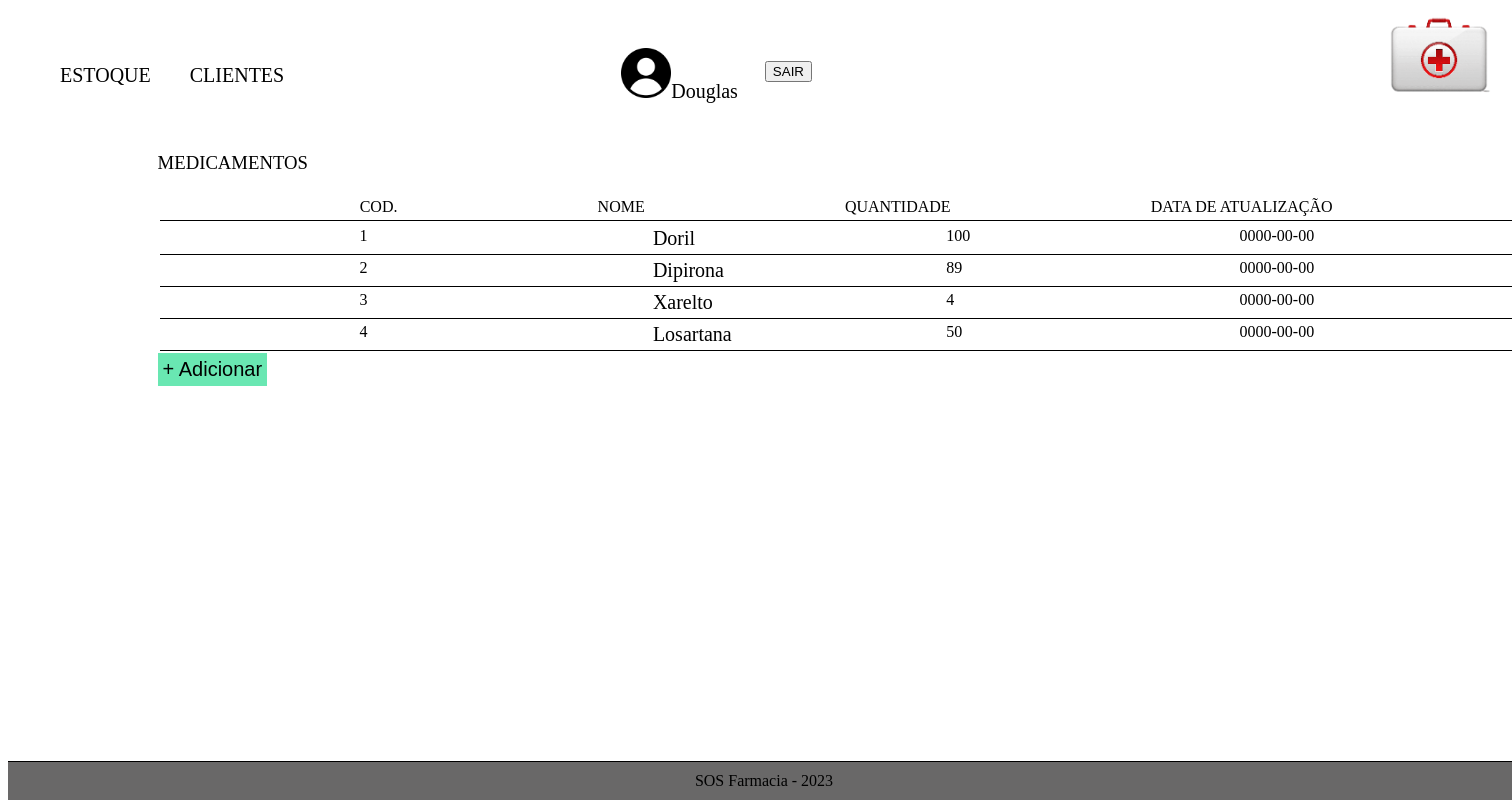
/tcc2.0/estoque.php (signed in), run on an earlier commit of the app's database.
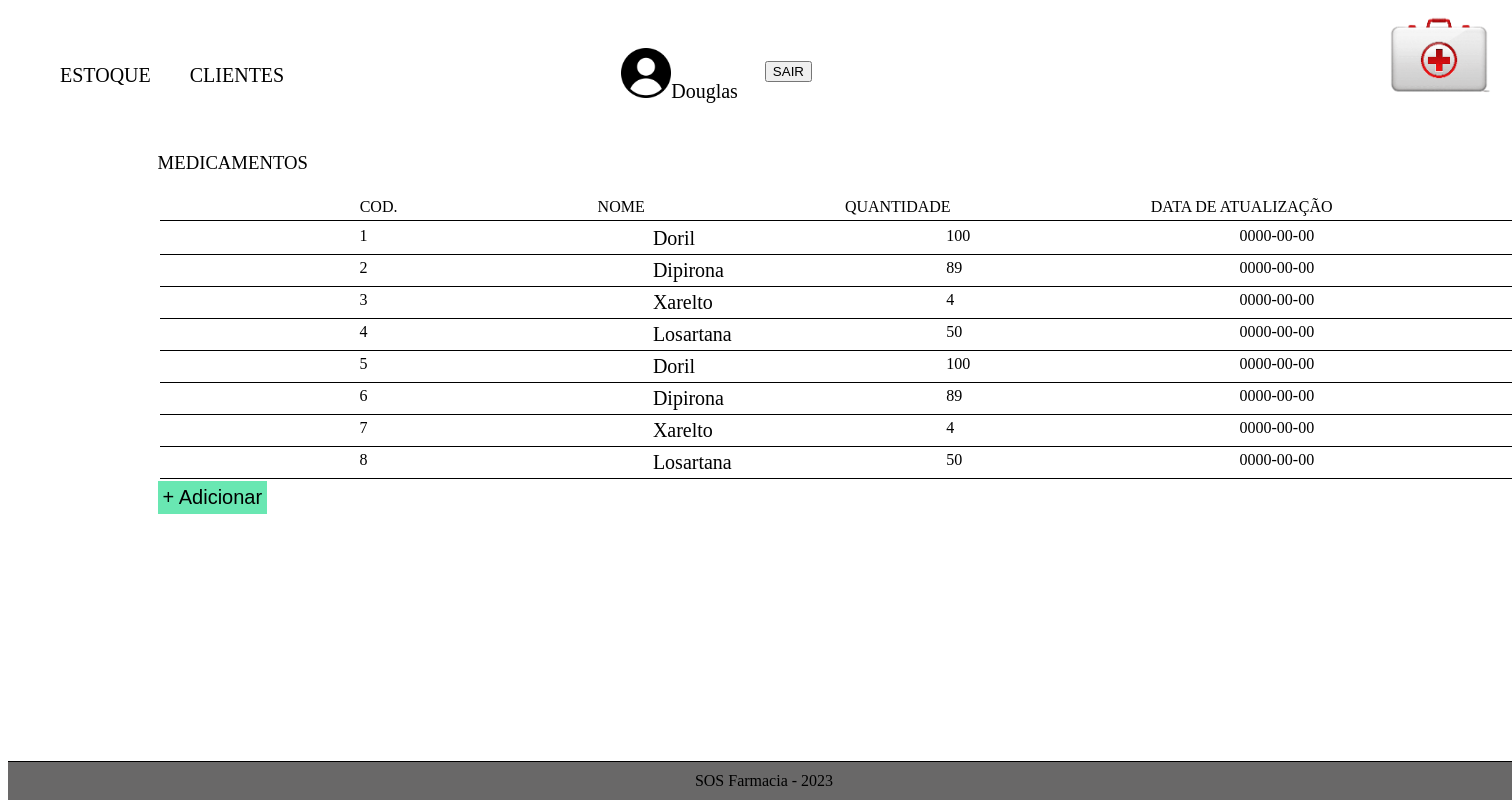
And on a later commit of the database.
### tables this page shows
create table Produtos(
    IdProduto int not null primary key auto_increment,
    NomeProd varchar(50) not null,
    QtndProd int not null,
    DataAtualProd date not null
);

### tcc2.0/estoque.php (the view, shortened to what this page needs)
<?php
if($_SESSION['nome'] == NULL){
    session_start();
    session_destroy();
    header('location: index.php');
    exit;
}else{
    include_once "php_action/conexao_bd.php";
    include_once "includes/head.php";
    include_once "includes/menu.php";
?>
<section class="catalogo">
        <div class="pesquisa">
            <h3>MEDICAMENTOS </h3>
        </div>
        <table>
            <thead class="list">
                <tr>
                    <th>COD. </th>
                    <th>NOME</th>
                    <th>QUANTIDADE</th>
                    <th>DATA DE ATUALIZAÇÃO</th>
                </tr>
            </thead>
            <tbody>
            <?php
                $sql = "SELECT * FROM Produtos";
                $resultado = mysqli_query($connection, $sql);
                while($dados = mysqli_fetch_array($resultado)){
                ?>
                <tr>
                <td><?php echo $dados['IdProduto'];?></td>
                <td>
                    <a href="alterar_prod.php?id=<?php echo $dados['IdProduto'] ?>" class=" ">
                        <?php echo $dados['NomeProd'];?>
                    </a>
                </td>
                <td><?php echo $dados['QtndProd'];?></td>
                <td><?php echo $dados['DataAtualProd'];?></td>
                </tr>
                <?php }
		?>
            </tbody>
        </table>
        <button class="addProduto"><a href="AdicionarProd.php">+ Adicionar</a>  </button>
    </section>
<?php
    include_once "includes/footer.php";
}
?>

### tcc2.0/includes/head.php (shortened to what this page needs)
<!DOCTYPE html>
<html lang="en">
<head>
    <link rel="stylesheet" href="style.css">
</head>
<body>

### tcc2.0/includes/menu.php (shortened to what this page needs)
<nav id="#menu" class="menu">
        <ul>
            <li><a href="estoque.php">ESTOQUE</a></li>
            <li><a href="clientes.php">CLIENTES</a></li>
            <li style="margin-left: 300px;"><a href="perfil.php"><img src="img/user.png" alt="user"><?php echo $_SESSION['nome'];?></a></li>
            <form action="php_action/logout.php" method="POST"><button type="submit" name="btnExit" class="login-button">SAIR</button></form>
        </ul>
        <div class="logo"><img src="img/logoTcc.png" alt="logo"></div>
    </nav>

### tcc2.0/includes/footer.php (shortened to what this page needs)
<footer class="rodape">
        <div>
        <p>SOS Farmacia - 2023</p>
        </div>
    </footer>
</body>
</html>

### tcc2.0/style.css (style rules this page uses)
* { font-style: normal; font-weight:normal; }
a { text-align: center; font-size: 20px; color: black; font-weight:normal; font-style: normal; text-decoration: none; }
.menu ul { display: flex; gap: 15px; font-size: large; align-items: center; justify-content: center; }
.menu li { list-style:none; position:relative; margin: 2px; }
.menu li a { padding: 10px; margin-top: 10px; }
.menu img { width: 50px; height: auto; }
nav .logo img { width: 130px; }
nav { width: 100%; display: flex; justify-content: space-between; }
.rodape { width: 100%; height: auto; background-color: #696868; color: #000; margin-bottom: -5px; border-top: 1px solid #000; margin-top: 50px; bottom: 0; }
footer p { width: 50%; display: block; margin: 0 auto 0 auto; background-color: #696868; text-align: center; }
tr, td, th { text-align: center; display: flex; justify-content: space-between; padding: 2px 100px 2px 100px; }
ul, li { display: flex; justify-content: space-between; }
.catalogo, table { width: 80%; margin: 0 auto 0 auto; }
form { margin: o auto; }

### tcc2.0/estoque.php (style rules this page uses)
.addProduto { padding: 5px; background-color: #69E7B2; border: none; }
tr { width: 90%; text-align: center; border-bottom: solid 1px; }
th { margin-right: 0px; margin: 0 auto; }
td { width: 10%; margin-left: 5px; margin: 0 auto; }

### tcc2.0/includes/footer.php (style rules this page uses)
footer p { width: 50%; display: block; margin: 0 auto 0px auto; text-align: center; padding: 10px; }
.rodape { width: 100%; height: auto; background-color: #696868; color: #000; margin-bottom: 0px; border-top: 1px solid #000; margin-top: 50px; }
footer { bottom: 500px; position: fixed; width: auto; text-align: center; }

What changed in the data, as far as the page shows it:
added produtos: IdProduto "5", NomeProd "Doril", QtndProd "100", DataAtualProd "0000-00-00"
added produtos: IdProduto "6", NomeProd "Dipirona", QtndProd "89", DataAtualProd "0000-00-00"
added produtos: IdProduto "7", NomeProd "Xarelto", QtndProd "4", DataAtualProd "0000-00-00"
added produtos: IdProduto "8", NomeProd "Losartana", QtndProd "50", DataAtualProd "0000-00-00"
